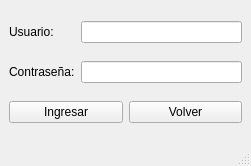
<?xml version="1.0" encoding="UTF-8"?>
<ui version="4.0">
 <class>MainWindow</class>
 <widget class="QMainWindow" name="MainWindow">
  <property name="geometry">
   <rect>
    <x>0</x>
    <y>0</y>
    <width>251</width>
    <height>166</height>
   </rect>
  </property>
  <property name="windowTitle">
   <string>MainWindow</string>
  </property>
  <widget class="QWidget" name="centralwidget">
   <layout class="QGridLayout" name="gridLayout">
    <item row="0" column="0">
     <widget class="QLabel" name="label">
      <property name="text">
       <string>Usuario:</string>
      </property>
     </widget>
    </item>
    <item row="0" column="1">
     <widget class="QLineEdit" name="txtUser"/>
    </item>
    <item row="1" column="0">
     <widget class="QLabel" name="label_2">
      <property name="text">
       <string>Contraseña:</string>
      </property>
     </widget>
    </item>
    <item row="1" column="1">
     <widget class="QLineEdit" name="txtPass">
      <property name="echoMode">
       <enum>QLineEdit::Password</enum>
      </property>
     </widget>
    </item>
    <item row="2" column="0" colspan="2">
     <layout class="QHBoxLayout" name="horizontalLayout">
      <item>
       <widget class="QPushButton" name="btnSaludar">
        <property name="text">
         <string>Ingresar</string>
        </property>
       </widget>
      </item>
      <item>
       <widget class="QPushButton" name="pushButton">
        <property name="text">
         <string>Volver</string>
        </property>
       </widget>
      </item>
     </layout>
    </item>
   </layout>
  </widget>
  <widget class="QMenuBar" name="menubar">
   <property name="geometry">
    <rect>
     <x>0</x>
     <y>0</y>
     <width>251</width>
     <height>27</height>
    </rect>
   </property>
  </widget>
  <widget class="QStatusBar" name="statusbar"/>
 </widget>
 <tabstops>
  <tabstop>btnSaludar</tabstop>
  <tabstop>pushButton</tabstop>
 </tabstops>
 <resources/>
 <connections>
  <connection>
   <sender>btnSaludar</sender>
   <signal>clicked()</signal>
   <receiver>MainWindow</receiver>
   <slot>ingresar()</slot>
   <hints>
    <hint type="sourcelabel">
     <x>234</x>
     <y>133</y>
    </hint>
    <hint type="destinationlabel">
     <x>26</x>
     <y>77</y>
    </hint>
   </hints>
  </connection>
  <connection>
   <sender>pushButton</sender>
   <signal>clicked()</signal>
   <receiver>MainWindow</receiver>
   <slot>volver()</slot>
   <hints>
    <hint type="sourcelabel">
     <x>91</x>
     <y>118</y>
    </hint>
    <hint type="destinationlabel">
     <x>132</x>
     <y>129</y>
    </hint>
   </hints>
  </connection>
 </connections>
 <slots>
  <slot>ingresar()</slot>
  <slot>volver()</slot>
 </slots>
</ui>
